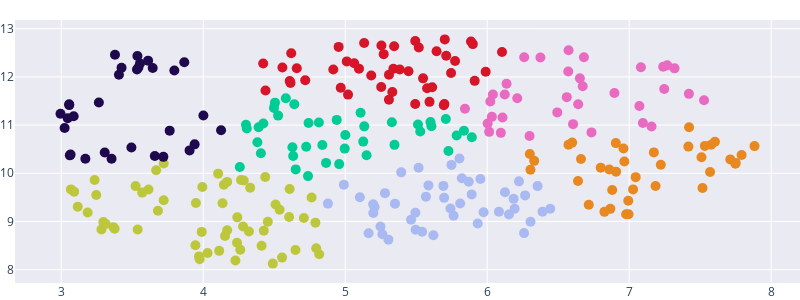

Notebook code cell kept with this figure:
### Code cell
kmeans_umap_labor_inter = KMeans(n_clusters=7, random_state=0).fit(umap_data_labor_inter)
fig = go.Figure([go.Scatter(x=umap_data_labor_inter[:,0], 
                            y=umap_data_labor_inter[:,1], 
                            marker={'color': kmeans_umap_labor_inter.labels_, 'size':10}, 
                            mode='markers',
                            text=sorted(df.FallNr.unique()),
                            hovertemplate='%{text}<br><extra></extra>',
                            marker_colorscale=['#1e094c', '#FFFFFF', '#5274e3', '#00CC96', '#BDC73C', '#BDC73C', '#e86bc1', '#d61529', '#d61529', '#e88820'])])

fig.update_layout(
    margin={'l': 0, 'r': 0, 't': 20, 'b': 0},
    title={
        'y':0.9,
        'x':0.5,
        'xanchor': 'center',
        'yanchor': 'top'},
    autosize=True,
    width=800,
    height=300)
fig.update_layout(plot_bgcolor='#eaeaf2')

fig.show()
fig.write_image(image_path+'kmeans_labor_inter_umap.png')
fig.write_html(image_path+'kmeans_labor_inter_umap.html')

### Figure 1 — Plotly figure (JSON) as saved in the notebook; plotly's stock layout.template omitted (floating-point values rounded to 4 significant figures; data arrays with more than 128 entries replaced by an {"elided": "..."} marker saying what was removed)
{"data": [{"hovertemplate": "%{text}<br><extra></extra>", "marker": {"color": {"elided": "294 int values"}, "colorscale": [[0, "#1e094c"], [0.1111, "#FFFFFF"], [0.2222, "#5274e3"], [0.3333, "#00CC96"], [0.4444, "#BDC73C"], [0.5556, "#BDC73C"], [0.6667, "#e86bc1"], [0.7778, "#d61529"], [0.8889, "#d61529"], [1, "#e88820"]], "size": 10}, "mode": "markers", "text": {"elided": "294 str values"}, "type": "scatter", "x": {"elided": "294 float values"}, "y": {"elided": "294 float values"}}], "layout": {"autosize": true, "height": 300, "margin": {"b": 0, "l": 0, "r": 0, "t": 20}, "plot_bgcolor": "#eaeaf2", "title": {"x": 0.5, "xanchor": "center", "y": 0.9, "yanchor": "top"}, "width": 800}}
